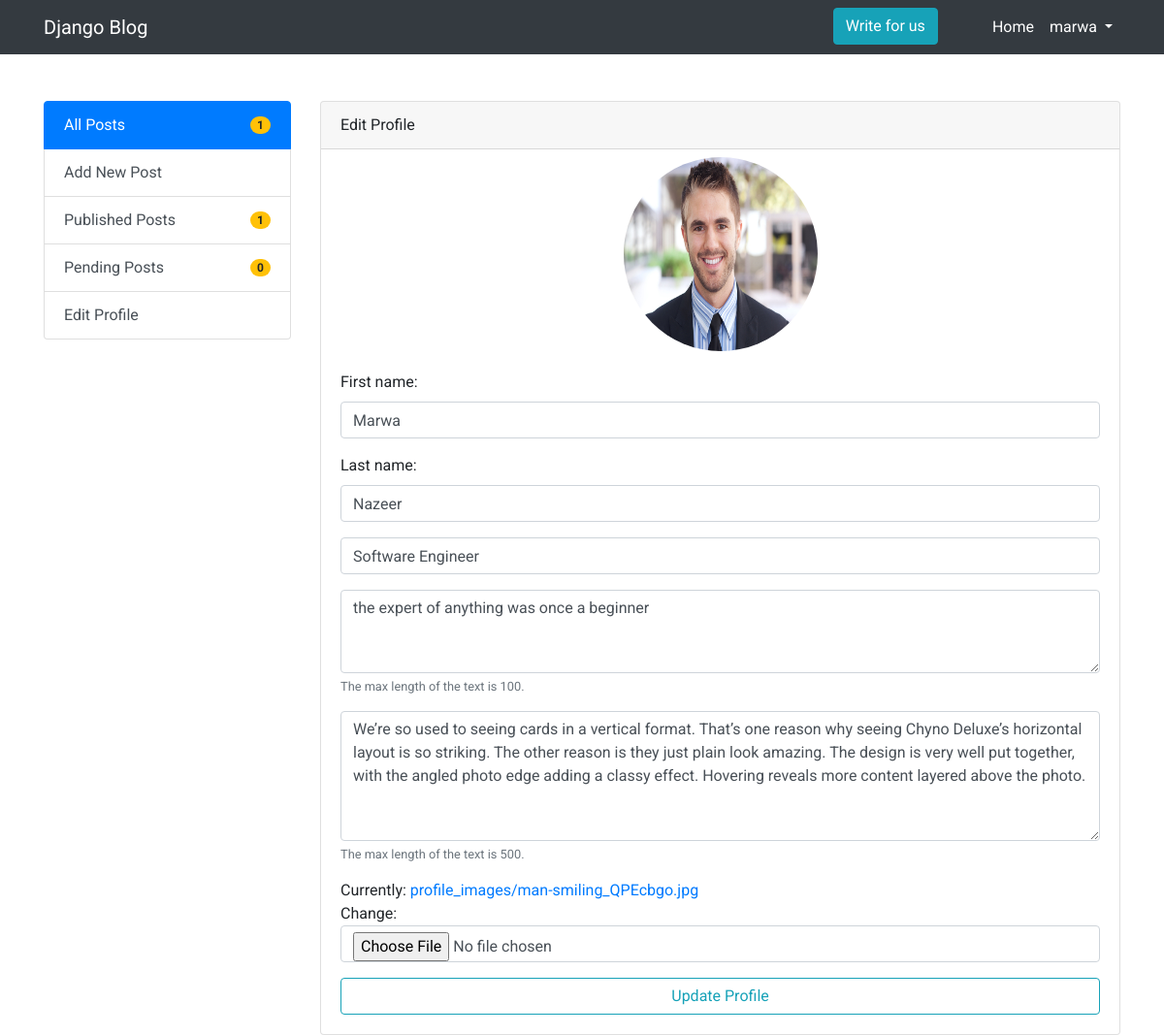
Screenshot of /profile/2 (signed in) with the database file from the repository.
### crudApp/models.py (models this page shows)
class Profile(models.Model):
    user = models.OneToOneField(
        User, on_delete=models.CASCADE, related_name="user_profile")
    title = models.CharField(max_length=30, blank=False, null=False)
    profile_image = models.ImageField(
        upload_to="profile_images/", validators=[validate_file_size])
    status = models.CharField(max_length=100, blank=True, null=True)
    description = models.CharField(max_length=500, blank=True, null=True)
    def __str__(self):
        return f"{self.user}"

### crudApp/views.py (the view)
# urls.py: path("profile/<int:id>", views.profile, name="profile"),
@login_required(login_url="login")
def profile(request, id):
    profile = get_object_or_404(Profile, id=id, user=request.user)
    posts = Post.objects.filter(
        created_by=request.user).order_by('-created_date')
    if request.method == "POST":
        form = UserEditForm(request.POST, instance=request.user)
        profile_form = ProfileEditForm(
            request.POST, request.FILES, instance=profile)
        if form.is_valid() and profile_form.is_valid():
            form.save()
            profile_form.save()
            messages.info(request, "Profile updated successfully!")
            return redirect('profile', id=id)
    else:
        form = UserEditForm(instance=request.user)
        profile_form = ProfileEditForm(instance=profile)
    context = {
        "profile": profile,
        "posts": posts,
        "form": form,
        "profile_form": profile_form
    }
    return render(request, "crudApp/profile.html", context)

### crudApp/forms.py
class UserEditForm(forms.ModelForm):
    class Meta:
        model = User
        fields = ['first_name', 'last_name']

class ProfileEditForm(forms.ModelForm):
    status = forms.CharField(
        widget=forms.Textarea(
            attrs={'rows': 3, 'placeholder': 'What is on your mind?'}
        ),
        max_length=100,
        help_text='The max length of the text is 100.'
        )
    description = forms.CharField(
        widget=forms.Textarea(
            attrs={'rows': 5, 'placeholder': 'Write something about yourself'}
        ),
        max_length=500,
        help_text='The max length of the text is 500.'
        )
    class Meta:
        model = Profile
        fields = ['title', 'status', 'description', 'profile_image']

### crudApp/templatetags/custom_tags.py (called while the page is built)
def count_published(posts):
    return posts.filter(published=True).count()

def count_pending(posts):
    return posts.filter(published=False).count()

### crudApp/templates/crudApp/profile.html (shortened to what this page needs)
{% extends 'crudApp/base.html' %}
{% block content %}
  <div class="row">
    <div class="col-md-3">
      {% include 'includes/sidebar.html' %}
    </div>
    <div class="col-md-9">
      <form method="POST", enctype="multipart/form-data">
            <div class="card">
              <div class="card-header">Edit Profile</div>
              <img src="{{profile.profile_image.url}}" class="mx-auto mt-2" style="width:200px; height:200px; border-radius:100%;" alt="{{profile}}">
              <div class="card-body">
                {% include "includes/form.html" %}
                {% include "includes/profile_form.html" %}
                <button type="submit" class="btn btn-outline-info btn-block">Update Profile</button>
              </div>
            </div>
      </form>
  </div>
  </div>
{% endblock %}

### crudApp/templates/crudApp/base.html (shortened to what this page needs)
{% load static %}
<!DOCTYPE html>
<html lang="en">
  <head>
    <link rel="stylesheet" href="{% static 'css/bootstrap.min.css' %}" />
  </head>
  <body>
    <nav class="navbar navbar-expand-lg navbar-dark bg-dark">
      <div class="container">
        <a class="navbar-brand" href="#">Django Blog</a>
        <div class="collapse navbar-collapse" id="navbarNav">
          <ul class="nav navbar-nav ml-auto">
            <li class="nav-item active">
              <a href="{% url 'add-new-post' %}" class="btn btn-info mr-5">Write for us</a>
            </li>
            {% if user.is_authenticated %}
            <li class="nav-item active">
              <a class="nav-link" href="{% url 'index' %}">Home <span class="sr-only">(current)</span></a>
            </li>
            <li class="nav-item dropdown active">
        <a class="nav-link dropdown-toggle" href="#" id="navbarDropdown" role="button" data-toggle="dropdown" aria-haspopup="true" aria-expanded="false">
          {{request.user}}
        </a>
      </li>
      {% endif %}
          </ul>
      </div>
</nav>
  <div class="container mt-5">
    {% block content %}
    {% endblock %}
  </div>
  </body>
</html>

### crudApp/templates/includes/form.html (shortened to what this page needs)
{% load widget_tweaks %}
{% for field in form.visible_fields %}
  <div class="form-group">
    {{ field.label_tag }}
    {% if form.is_bound %}
      {% if field.errors %}
        {% render_field field class="form-control is-invalid" %}
        {% for error in field.errors %}
          <div class="invalid-feedback">
            {{ error }}
          </div>
        {% endfor %}
      {% else %}
        {% render_field field class="form-control is-valid" %}
      {% endif %}
    {% else %}
      {% render_field field class="form-control" %}
    {% endif %}
  </div>
{% endfor %}

### crudApp/templates/includes/profile_form.html (shortened to what this page needs)
{% load widget_tweaks %}
{% for field in profile_form.visible_fields %}
  <div class="form-group">
    {% if profile_form.is_bound %}
      {% if field.errors %}
        {% render_field field class="form-control is-invalid" %}
        {% for error in field.errors %}
          <div class="invalid-feedback">
            {{ error }}
          </div>
        {% endfor %}
      {% else %}
        {% render_field field class="form-control is-valid" %}
      {% endif %}
    {% else %}
      {% render_field field class="form-control" %}
    {% endif %}
    {% if field.help_text %}
      <small class="form-text text-muted">{{ field.help_text }}</small>
    {% endif %}
  </div>
{% endfor %}

### crudApp/templates/crudApp/base.html (style rules this page uses)
body { font-family: 'Roboto', sans-serif; }

### rows the page displays
Profile: profile_image (picture), title "Software Engineer" "the expert of anything was once a beginner" "We’re so used to seeing cards in a vertical format. That’s one reason why seeing Chyno Deluxe’s horizontal layout is so striking. The other reason is they just plain look amazing. The design is very well put together, with the angled photo edge adding a classy effect. Hovering reveals more content layered above the photo."

### other values shown
{{ request.user }} "marwa"
{{ posts.count }} "1"
{{ posts | published }} "1"
{{ posts | pending }} "0"
{{ field.label_tag }} "First name:" "Last name:"
{{ field.help_text }} "The max length of the text is 100." "The max length of the text is 500."
